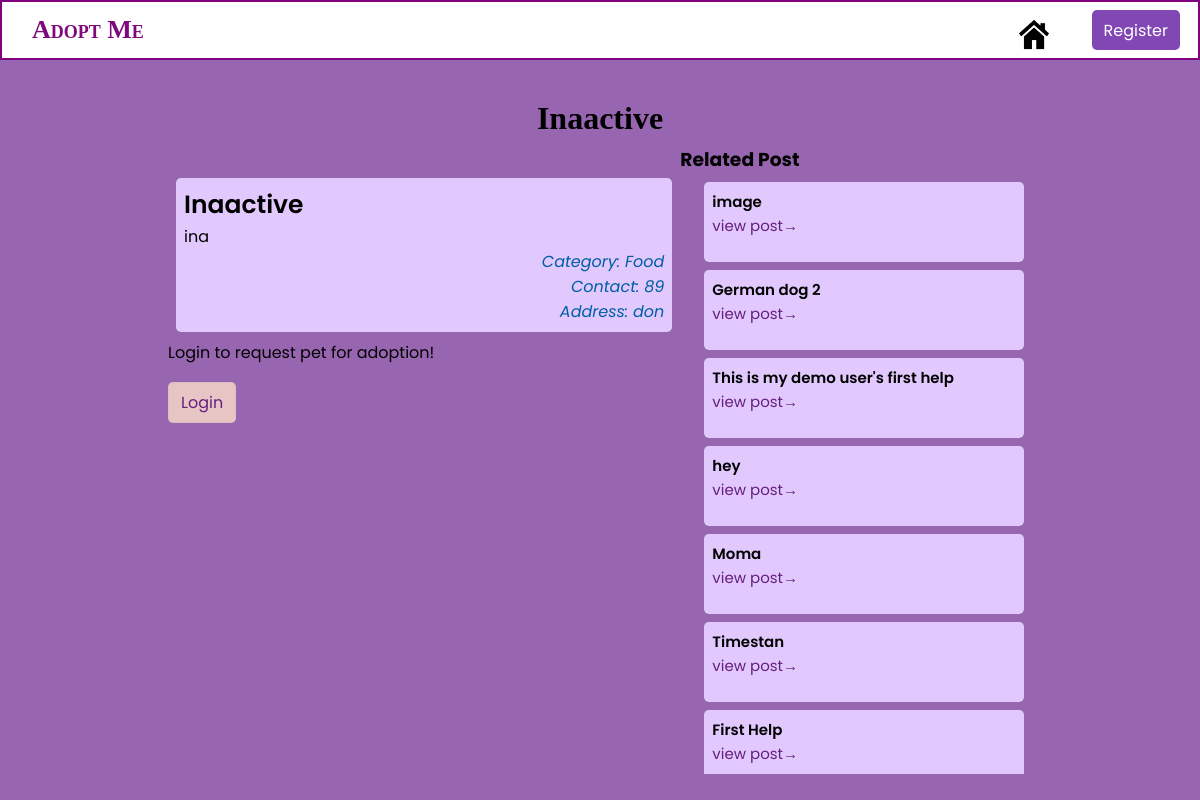
Page /help-detail.php?help_id=26 on the committed database.
### tables this page shows
CREATE TABLE `pets` (
  `id` int(11) NOT NULL,
  `title` varchar(255) NOT NULL,
  `description` text NOT NULL,
  `location` varchar(255) NOT NULL,
  `contact` int(11) NOT NULL,
  `helper_id` int(10) UNSIGNED NOT NULL,
  `category` int(10) UNSIGNED DEFAULT NULL,
  `created_at` datetime NOT NULL DEFAULT current_timestamp(),
  `active` int(11) NOT NULL DEFAULT 1,
  `image` varchar(255) DEFAULT NULL
);

CREATE TABLE `pets_category` (
  `id` int(11) NOT NULL,
  `name` varchar(256) NOT NULL,
  `description` varchar(1000) DEFAULT NULL
);

### help-detail.php (the view, shortened to what this page needs)
<?php
include "./includes/function.php";
if (isset($_GET['help_id'])) :
    $help_id = $_GET['help_id'];
    $help_res = getPetById($help_id);
    if ($help_res->num_rows != 0) :
        while ($row = $help_res->fetch_object()) {
            $help = $row;
        }
    else :
        $_SESSION['message'] = array('type' => 'danger', 'msg' => 'Pet not found!');
        header('Location: /list.php');
        exit();
    endif;
else :
    $_SESSION['message'] = array('type' => 'danger', 'msg' => 'Pet not found!');
    header('Location: /list.php');
    exit();
endif;
?>
<!DOCTYPE html>
<html lang="en">
<head>
    <link rel="stylesheet" href="./styles/main.css">
    <link rel="stylesheet" href="./styles/nav.css">
    <link rel="stylesheet" href="./styles/list.css">
</head>
<body>
    <?php include("./partials/nav.php") ?>
    <div class="container">
        <div class="title">
            <h1><?= $help->title ?></h1>
        </div>
        <div class="data-section">
            <div class="render-section">
                <div class="">
                </div>
                <div class="">
                    <div class='help-item'>
                        <div class='help-title'>
                            <h3><?= $help->title ?></h3>
                        </div>
                        <div class='help-description'>
                            <p><?= $help->description ?></p>
                        </div>
                        <div class='help-meta help-meta-category'>
                            Category: <?php echoCategoryName($help->category); ?>
                        </div>
                        <div class='help-meta help-meta-contact'>
                            Contact: <?= $help->contact ?>
                        </div>
                        <div class='help-meta help-meta-location'>
                            Address: <?= $help->location ?>
                        </div>
                    </div>
                </div>
                <?php if (isAuthenticated()) : ?>
                    <?php if (!checkRequestSent($help->id)) : ?>
                        <form action="./send_request.php" method="post">
                            <input type="hidden" name="pet_id" value="<?= $help->id ?>">
                            Message: <input type="message" placeholder="Please provide your full detail. Your LOCATION is a must! Your message should be convincing to the owner of the post." name="message" value="" required>
                            <br>
                            <button type="submit" name="post_request">REQUEST</button>
                        </form>
                    <?php else : ?>
                        Pet adoption request sent!
                    <?php endif; ?>
                <?php else : ?>
                    Login to request pet for adoption!<br><br>
                    <a class="btn btnz" href="./login.php">Login</a>
                <?php endif; ?>
            </div>
            <div class="">
                <h3>Related Post</h3>
                <div class="related-helps">
                    <?php
                    $rel_helps = getRelatedDonations($cat = $help->category, $cur_help_id = $help->id);
                    foreach ($rel_helps as $help) {
                    ?>
                        <div class='help-item'>
                            <div class='help-title'>
                                <h3><?= $help['title'] ?></h3>
                            </div>
                            <div class="view-more"><a href="./help-detail.php?help_id=<?= $help['id'] ?>" class="">view post&rarr;</a></div>
                        </div>
                    <?php
                    }
                    ?>
                </div>
            </div>
        </div>
    </div>
</body>
</html>

### includes/function.php (shortened to what this page needs)
<?php
require_once('database.php');
function isAuthenticated()
{
    return isset($_SESSION['user']);
}
function getPetById($pet_id = NULL, $owner = NULL)
{
    global $conn;
    if ($pet_id !== "" && $pet_id !== NULL && $pet_id !== 0) {
        if ($owner == NULL) {
            $sql = $conn->prepare("SELECT * FROM `pets` WHERE `id` = ?");
            $sql->bind_param('i', $pet_id);
        } else {
            $sql = $conn->prepare("SELECT * FROM `pets` WHERE `id` = ? AND `helper_id` = ?");
            $sql->bind_param('ii', $pet_id, $owner);
        }
        $sql->execute();
        $help = $sql->get_result();
        return $help;
    } else {
        return NULL;
    }
}
function echoCategoryName($id = NULL)
{
    global $conn;
    $sql = $conn->prepare("SELECT `name` FROM pets_category WHERE id = ?");
    $sql->bind_param('i', $id);
    $sql->execute();
    $res = $sql->get_result();
    if ($res->num_rows !== 0) {
        while ($cat_name = $res->fetch_assoc()) {
            echo $cat_name['name'];
        }
    } else {
        echo $id;
    }
}
function getRelatedDonations($cat = NULL, $cur_help_id = NULL)
{
    $result = array();
    global $conn;
    $sql = $conn->prepare("SELECT * FROM pets WHERE category = ? AND active = 1 ORDER BY `pets`.`id` DESC LIMIT 10 ");
    $sql->bind_param("i", $cat);
    $sql->execute();
    $rows = $sql->get_result();
    while ($row = $rows->fetch_array()) {
        if ($row['id'] == $cur_help_id) {
            continue;
        }
        array_push($result, $row);
    }
    return $result;
}

### styles/main.css (style rules this page uses)
* { --primary: #8347b5; --secondary: #ffffff; --primary-green: #227027; --secondary-green: #90f096; --primary-red: #a81b0e; --secondary-red: #ff7a73; --meta: rgb(0, 93, 168); --focus-light: rgba(163, 211, 226, 0.897); --primary-btn-active: #ffffff; padding: 0px; margin: 0px; font-family: "Poppins", "Segoe UI", Tahoma, Geneva, Verdana, sans-serif; box-sizing: border-box; }
.container { padding: 100px 10rem 0px 10rem; }
.btn { border: 0.1rem solid #a8a8a82d; padding: 1vh 1vw; border-radius: 5px; min-height: 30px; max-height: 10vh; cursor: pointer; }
a { text-decoration: none; color: #651e7e; }
body { background-color: white; }
.btnz { background-color: rgb(231, 197, 197); }

### styles/nav.css (style rules this page uses)
* { margin: 0; padding: 0; }
body { height: 100vh; background-color: rgb(152, 102, 177); background-size: cover; background-position: center; }

### styles/list.css (style rules this page uses)
.title { text-align: center; color: rgba(243, 233, 245, 0.795); align-content: center; }
.title h1 { font-family: cursive; color: black; }
.data-section { display: flex; flex-wrap: wrap; padding: 0.5em; }
.helplist-container, .related-helps { flex: 1 1 75%; height: 75vh; min-width: 60%; background-color: transparent; border-radius: 5px; overflow-y: scroll; padding: 0px 0px 0px 1rem; }
.render-section { min-width: 50%; flex: 1 1 50%; }
.help-item { min-height: 10vh; background-color: #e1c9fd; margin: 1vh; padding: 1vh; border-radius: 5px; }
.help-meta { font-style: italic; text-align: right; color: var(--meta); }
.help-title > * { font-weight: 600; font-size: 25px; }
.related-helps { max-width: 35ch; min-width: 35ch; }
.related-helps h3, .related-helps a { font-size: 15px; }

### rows in the picture
pets: title "Inaactive", description "ina", contact "89", location "don"
pets_category: name "Food"
pets: title "image"
pets: title "German dog 2"
pets: title "This is my demo user's first help"
pets: title "hey"
pets: title "Moma"
pets: title "Timestan"
pets: title "First Help"
